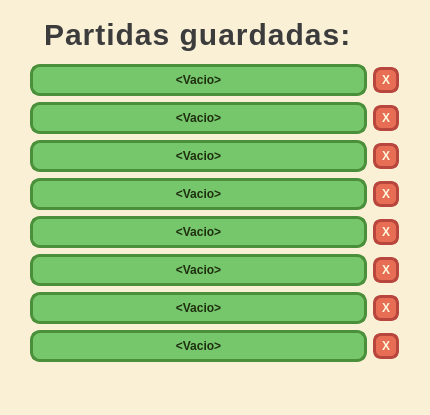
<?xml version="1.0" encoding="UTF-8"?>
<ui version="4.0">
 <class>partidaGuardada</class>
 <widget class="QWidget" name="partidaGuardada">
  <property name="geometry">
   <rect>
    <x>0</x>
    <y>0</y>
    <width>430</width>
    <height>415</height>
   </rect>
  </property>
  <property name="windowTitle">
   <string>Partidas guardadas</string>
  </property>
  <property name="styleSheet">
   <string notr="true">background-color: #faf0d6;</string>
  </property>
  <layout class="QGridLayout" name="gridLayout">
   <item row="4" column="1">
    <widget class="QPushButton" name="partidaGuardada3">
     <property name="styleSheet">
      <string notr="true">QPushButton {
    background-color: #76C76B;        /* Verde brillante */
    border: 3px solid #4A8F3A;        /* Verde oscuro (borde) */
    border-radius: 10px;
    color: #1E2E0F;                   /* Verde-marrón oscuro (texto) */
    font-weight: bold;
    font-size: 12px;
    padding: 6px 12px;
}

QPushButton:hover {
    background-color: #8FE37F;        /* Verde más vivo al pasar el ratón */
    border: 3px solid #5DAE48;
}

QPushButton:pressed {
    background-color: #5EA85B;        /* Verde más oscuro al presionar */
    border: 3px solid #3B6B2C;
}

QPushButton:disabled {
    background-color: #B2B2B2;        /* Gris apagado */
    color: #666666;
    border: 3px solid #8C8C8C;
}
</string>
     </property>
     <property name="text">
      <string>&lt;Vacio&gt;</string>
     </property>
    </widget>
   </item>
   <item row="8" column="1">
    <widget class="QPushButton" name="partidaGuardada7">
     <property name="styleSheet">
      <string notr="true">QPushButton {
    background-color: #76C76B;        /* Verde brillante */
    border: 3px solid #4A8F3A;        /* Verde oscuro (borde) */
    border-radius: 10px;
    color: #1E2E0F;                   /* Verde-marrón oscuro (texto) */
    font-weight: bold;
    font-size: 12px;
    padding: 6px 12px;
}

QPushButton:hover {
    background-color: #8FE37F;        /* Verde más vivo al pasar el ratón */
    border: 3px solid #5DAE48;
}

QPushButton:pressed {
    background-color: #5EA85B;        /* Verde más oscuro al presionar */
    border: 3px solid #3B6B2C;
}

QPushButton:disabled {
    background-color: #B2B2B2;        /* Gris apagado */
    color: #666666;
    border: 3px solid #8C8C8C;
}
</string>
     </property>
     <property name="text">
      <string>&lt;Vacio&gt;</string>
     </property>
    </widget>
   </item>
   <item row="6" column="1">
    <widget class="QPushButton" name="partidaGuardada5">
     <property name="styleSheet">
      <string notr="true">QPushButton {
    background-color: #76C76B;        /* Verde brillante */
    border: 3px solid #4A8F3A;        /* Verde oscuro (borde) */
    border-radius: 10px;
    color: #1E2E0F;                   /* Verde-marrón oscuro (texto) */
    font-weight: bold;
    font-size: 12px;
    padding: 6px 12px;
}

QPushButton:hover {
    background-color: #8FE37F;        /* Verde más vivo al pasar el ratón */
    border: 3px solid #5DAE48;
}

QPushButton:pressed {
    background-color: #5EA85B;        /* Verde más oscuro al presionar */
    border: 3px solid #3B6B2C;
}

QPushButton:disabled {
    background-color: #B2B2B2;        /* Gris apagado */
    color: #666666;
    border: 3px solid #8C8C8C;
}
</string>
     </property>
     <property name="text">
      <string>&lt;Vacio&gt;</string>
     </property>
    </widget>
   </item>
   <item row="9" column="2">
    <widget class="QPushButton" name="x8">
     <property name="styleSheet">
      <string notr="true">QPushButton {
    background-color: #E76E55;         /* Rojo cálido */
    border: 3px solid #B8463D;         /* Contorno más oscuro */
    border-radius: 8px;
    color: #FFF8DC;                    /* Blanco con tono cálido */
    font-weight: bold;
    font-size: 12px;
    padding: 3px 6px;
}

QPushButton:hover {
    background-color: #FF8770;         /* Más claro al pasar el ratón */
    border: 3px solid #E45C4A;
    transform: scale(1.05);
}

QPushButton:pressed {
    background-color: #C95442;         /* Más oscuro al presionar */
    border: 3px solid #9E3E35;
    transform: scale(0.95);
}

QPushButton:disabled {
    background-color: #BFBFBF;         /* Gris apagado */
    border: 2px solid #8C8C8C;
    color: #E0E0E0;
}
</string>
     </property>
     <property name="text">
      <string>X</string>
     </property>
    </widget>
   </item>
   <item row="5" column="2">
    <widget class="QPushButton" name="x4">
     <property name="styleSheet">
      <string notr="true">QPushButton {
    background-color: #E76E55;         /* Rojo cálido */
    border: 3px solid #B8463D;         /* Contorno más oscuro */
    border-radius: 8px;
    color: #FFF8DC;                    /* Blanco con tono cálido */
    font-weight: bold;
    font-size: 12px;
    padding: 3px 6px;
}

QPushButton:hover {
    background-color: #FF8770;         /* Más claro al pasar el ratón */
    border: 3px solid #E45C4A;
    transform: scale(1.05);
}

QPushButton:pressed {
    background-color: #C95442;         /* Más oscuro al presionar */
    border: 3px solid #9E3E35;
    transform: scale(0.95);
}

QPushButton:disabled {
    background-color: #BFBFBF;         /* Gris apagado */
    border: 2px solid #8C8C8C;
    color: #E0E0E0;
}
</string>
     </property>
     <property name="text">
      <string>X</string>
     </property>
    </widget>
   </item>
   <item row="10" column="1">
    <spacer name="verticalSpacer_2">
     <property name="orientation">
      <enum>Qt::Orientation::Vertical</enum>
     </property>
     <property name="sizeHint" stdset="0">
      <size>
       <width>20</width>
       <height>40</height>
      </size>
     </property>
    </spacer>
   </item>
   <item row="0" column="1" rowspan="2">
    <widget class="QLabel" name="label">
     <property name="maximumSize">
      <size>
       <width>500</width>
       <height>300</height>
      </size>
     </property>
     <property name="styleSheet">
      <string notr="true">QLabel {
    color: #3C3C3C;
    font-size: 30px;
    font-weight: bold;
    padding: 6px;
    letter-spacing: 1px;
}</string>
     </property>
     <property name="text">
      <string>Partidas guardadas:</string>
     </property>
    </widget>
   </item>
   <item row="4" column="2">
    <widget class="QPushButton" name="x3">
     <property name="styleSheet">
      <string notr="true">QPushButton {
    background-color: #E76E55;         /* Rojo cálido */
    border: 3px solid #B8463D;         /* Contorno más oscuro */
    border-radius: 8px;
    color: #FFF8DC;                    /* Blanco con tono cálido */
    font-weight: bold;
    font-size: 12px;
    padding: 3px 6px;
}

QPushButton:hover {
    background-color: #FF8770;         /* Más claro al pasar el ratón */
    border: 3px solid #E45C4A;
    transform: scale(1.05);
}

QPushButton:pressed {
    background-color: #C95442;         /* Más oscuro al presionar */
    border: 3px solid #9E3E35;
    transform: scale(0.95);
}

QPushButton:disabled {
    background-color: #BFBFBF;         /* Gris apagado */
    border: 2px solid #8C8C8C;
    color: #E0E0E0;
}
</string>
     </property>
     <property name="text">
      <string>X</string>
     </property>
    </widget>
   </item>
   <item row="3" column="2">
    <widget class="QPushButton" name="x2">
     <property name="styleSheet">
      <string notr="true">QPushButton {
    background-color: #E76E55;         /* Rojo cálido */
    border: 3px solid #B8463D;         /* Contorno más oscuro */
    border-radius: 8px;
    color: #FFF8DC;                    /* Blanco con tono cálido */
    font-weight: bold;
    font-size: 12px;
    padding: 3px 6px;
}

QPushButton:hover {
    background-color: #FF8770;         /* Más claro al pasar el ratón */
    border: 3px solid #E45C4A;
    transform: scale(1.05);
}

QPushButton:pressed {
    background-color: #C95442;         /* Más oscuro al presionar */
    border: 3px solid #9E3E35;
    transform: scale(0.95);
}

QPushButton:disabled {
    background-color: #BFBFBF;         /* Gris apagado */
    border: 2px solid #8C8C8C;
    color: #E0E0E0;
}
</string>
     </property>
     <property name="text">
      <string>X</string>
     </property>
    </widget>
   </item>
   <item row="2" column="2">
    <widget class="QPushButton" name="x1">
     <property name="styleSheet">
      <string notr="true">QPushButton {
    background-color: #E76E55;         /* Rojo cálido */
    border: 3px solid #B8463D;         /* Contorno más oscuro */
    border-radius: 8px;
    color: #FFF8DC;                    /* Blanco con tono cálido */
    font-weight: bold;
    font-size: 12px;
    padding: 3px 6px;
}

QPushButton:hover {
    background-color: #FF8770;         /* Más claro al pasar el ratón */
    border: 3px solid #E45C4A;
    transform: scale(1.05);
}

QPushButton:pressed {
    background-color: #C95442;         /* Más oscuro al presionar */
    border: 3px solid #9E3E35;
    transform: scale(0.95);
}

QPushButton:disabled {
    background-color: #BFBFBF;         /* Gris apagado */
    border: 2px solid #8C8C8C;
    color: #E0E0E0;
}
</string>
     </property>
     <property name="text">
      <string>X</string>
     </property>
    </widget>
   </item>
   <item row="7" column="2">
    <widget class="QPushButton" name="x6">
     <property name="styleSheet">
      <string notr="true">QPushButton {
    background-color: #E76E55;         /* Rojo cálido */
    border: 3px solid #B8463D;         /* Contorno más oscuro */
    border-radius: 8px;
    color: #FFF8DC;                    /* Blanco con tono cálido */
    font-weight: bold;
    font-size: 12px;
    padding: 3px 6px;
}

QPushButton:hover {
    background-color: #FF8770;         /* Más claro al pasar el ratón */
    border: 3px solid #E45C4A;
    transform: scale(1.05);
}

QPushButton:pressed {
    background-color: #C95442;         /* Más oscuro al presionar */
    border: 3px solid #9E3E35;
    transform: scale(0.95);
}

QPushButton:disabled {
    background-color: #BFBFBF;         /* Gris apagado */
    border: 2px solid #8C8C8C;
    color: #E0E0E0;
}
</string>
     </property>
     <property name="text">
      <string>X</string>
     </property>
    </widget>
   </item>
   <item row="2" column="1">
    <widget class="QPushButton" name="partidaGuardada1">
     <property name="styleSheet">
      <string notr="true">QPushButton {
    background-color: #76C76B;        /* Verde brillante */
    border: 3px solid #4A8F3A;        /* Verde oscuro (borde) */
    border-radius: 10px;
    color: #1E2E0F;                   /* Verde-marrón oscuro (texto) */
    font-weight: bold;
    font-size: 12px;
    padding: 6px 12px;
}

QPushButton:hover {
    background-color: #8FE37F;        /* Verde más vivo al pasar el ratón */
    border: 3px solid #5DAE48;
}

QPushButton:pressed {
    background-color: #5EA85B;        /* Verde más oscuro al presionar */
    border: 3px solid #3B6B2C;
}

QPushButton:disabled {
    background-color: #B2B2B2;        /* Gris apagado */
    color: #666666;
    border: 3px solid #8C8C8C;
}
</string>
     </property>
     <property name="text">
      <string>&lt;Vacio&gt;</string>
     </property>
    </widget>
   </item>
   <item row="5" column="1">
    <widget class="QPushButton" name="partidaGuardada4">
     <property name="styleSheet">
      <string notr="true">QPushButton {
    background-color: #76C76B;        /* Verde brillante */
    border: 3px solid #4A8F3A;        /* Verde oscuro (borde) */
    border-radius: 10px;
    color: #1E2E0F;                   /* Verde-marrón oscuro (texto) */
    font-weight: bold;
    font-size: 12px;
    padding: 6px 12px;
}

QPushButton:hover {
    background-color: #8FE37F;        /* Verde más vivo al pasar el ratón */
    border: 3px solid #5DAE48;
}

QPushButton:pressed {
    background-color: #5EA85B;        /* Verde más oscuro al presionar */
    border: 3px solid #3B6B2C;
}

QPushButton:disabled {
    background-color: #B2B2B2;        /* Gris apagado */
    color: #666666;
    border: 3px solid #8C8C8C;
}
</string>
     </property>
     <property name="text">
      <string>&lt;Vacio&gt;</string>
     </property>
    </widget>
   </item>
   <item row="7" column="1">
    <widget class="QPushButton" name="partidaGuardada6">
     <property name="styleSheet">
      <string notr="true">QPushButton {
    background-color: #76C76B;        /* Verde brillante */
    border: 3px solid #4A8F3A;        /* Verde oscuro (borde) */
    border-radius: 10px;
    color: #1E2E0F;                   /* Verde-marrón oscuro (texto) */
    font-weight: bold;
    font-size: 12px;
    padding: 6px 12px;
}

QPushButton:hover {
    background-color: #8FE37F;        /* Verde más vivo al pasar el ratón */
    border: 3px solid #5DAE48;
}

QPushButton:pressed {
    background-color: #5EA85B;        /* Verde más oscuro al presionar */
    border: 3px solid #3B6B2C;
}

QPushButton:disabled {
    background-color: #B2B2B2;        /* Gris apagado */
    color: #666666;
    border: 3px solid #8C8C8C;
}
</string>
     </property>
     <property name="text">
      <string>&lt;Vacio&gt;</string>
     </property>
    </widget>
   </item>
   <item row="9" column="1">
    <widget class="QPushButton" name="partidaGuardada8">
     <property name="styleSheet">
      <string notr="true">QPushButton {
    background-color: #76C76B;        /* Verde brillante */
    border: 3px solid #4A8F3A;        /* Verde oscuro (borde) */
    border-radius: 10px;
    color: #1E2E0F;                   /* Verde-marrón oscuro (texto) */
    font-weight: bold;
    font-size: 12px;
    padding: 6px 12px;
}

QPushButton:hover {
    background-color: #8FE37F;        /* Verde más vivo al pasar el ratón */
    border: 3px solid #5DAE48;
}

QPushButton:pressed {
    background-color: #5EA85B;        /* Verde más oscuro al presionar */
    border: 3px solid #3B6B2C;
}

QPushButton:disabled {
    background-color: #B2B2B2;        /* Gris apagado */
    color: #666666;
    border: 3px solid #8C8C8C;
}
</string>
     </property>
     <property name="text">
      <string>&lt;Vacio&gt;</string>
     </property>
    </widget>
   </item>
   <item row="6" column="2">
    <widget class="QPushButton" name="x5">
     <property name="styleSheet">
      <string notr="true">QPushButton {
    background-color: #E76E55;         /* Rojo cálido */
    border: 3px solid #B8463D;         /* Contorno más oscuro */
    border-radius: 8px;
    color: #FFF8DC;                    /* Blanco con tono cálido */
    font-weight: bold;
    font-size: 12px;
    padding: 3px 6px;
}

QPushButton:hover {
    background-color: #FF8770;         /* Más claro al pasar el ratón */
    border: 3px solid #E45C4A;
    transform: scale(1.05);
}

QPushButton:pressed {
    background-color: #C95442;         /* Más oscuro al presionar */
    border: 3px solid #9E3E35;
    transform: scale(0.95);
}

QPushButton:disabled {
    background-color: #BFBFBF;         /* Gris apagado */
    border: 2px solid #8C8C8C;
    color: #E0E0E0;
}
</string>
     </property>
     <property name="text">
      <string>X</string>
     </property>
    </widget>
   </item>
   <item row="3" column="1">
    <widget class="QPushButton" name="partidaGuardada2">
     <property name="styleSheet">
      <string notr="true">QPushButton {
    background-color: #76C76B;        /* Verde brillante */
    border: 3px solid #4A8F3A;        /* Verde oscuro (borde) */
    border-radius: 10px;
    color: #1E2E0F;                   /* Verde-marrón oscuro (texto) */
    font-weight: bold;
    font-size: 12px;
    padding: 6px 12px;
}

QPushButton:hover {
    background-color: #8FE37F;        /* Verde más vivo al pasar el ratón */
    border: 3px solid #5DAE48;
}

QPushButton:pressed {
    background-color: #5EA85B;        /* Verde más oscuro al presionar */
    border: 3px solid #3B6B2C;
}

QPushButton:disabled {
    background-color: #B2B2B2;        /* Gris apagado */
    color: #666666;
    border: 3px solid #8C8C8C;
}
</string>
     </property>
     <property name="text">
      <string>&lt;Vacio&gt;</string>
     </property>
    </widget>
   </item>
   <item row="8" column="2">
    <widget class="QPushButton" name="x7">
     <property name="styleSheet">
      <string notr="true">QPushButton {
    background-color: #E76E55;         /* Rojo cálido */
    border: 3px solid #B8463D;         /* Contorno más oscuro */
    border-radius: 8px;
    color: #FFF8DC;                    /* Blanco con tono cálido */
    font-weight: bold;
    font-size: 12px;
    padding: 3px 6px;
}

QPushButton:hover {
    background-color: #FF8770;         /* Más claro al pasar el ratón */
    border: 3px solid #E45C4A;
    transform: scale(1.05);
}

QPushButton:pressed {
    background-color: #C95442;         /* Más oscuro al presionar */
    border: 3px solid #9E3E35;
    transform: scale(0.95);
}

QPushButton:disabled {
    background-color: #BFBFBF;         /* Gris apagado */
    border: 2px solid #8C8C8C;
    color: #E0E0E0;
}
</string>
     </property>
     <property name="text">
      <string>X</string>
     </property>
    </widget>
   </item>
   <item row="5" column="3">
    <spacer name="horizontalSpacer_2">
     <property name="orientation">
      <enum>Qt::Orientation::Horizontal</enum>
     </property>
     <property name="sizeHint" stdset="0">
      <size>
       <width>40</width>
       <height>20</height>
      </size>
     </property>
    </spacer>
   </item>
   <item row="5" column="0">
    <spacer name="horizontalSpacer">
     <property name="orientation">
      <enum>Qt::Orientation::Horizontal</enum>
     </property>
     <property name="sizeHint" stdset="0">
      <size>
       <width>40</width>
       <height>20</height>
      </size>
     </property>
    </spacer>
   </item>
  </layout>
 </widget>
 <resources/>
 <connections/>
</ui>
